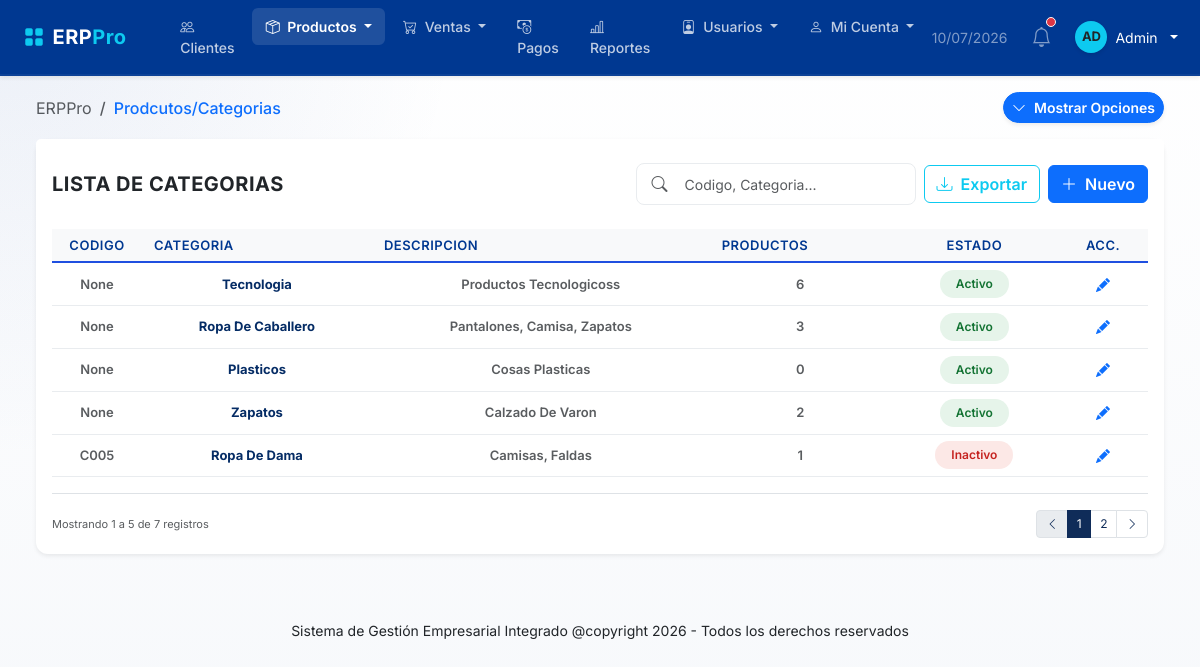
Screenshot of /categorias (signed in) with the database file from the repository.
### models/usuario.py (models this page shows, shortened)
class Usuario(UserMixin, db.Model):
    __tablename__ = "usuarios"
    id = db.Column(
        db.Integer,
        primary_key=True
    )
    username = db.Column(
        db.String(50),
        unique=True,
        nullable=False
    )
    password_hash = db.Column(
        db.String(255),
        nullable=False
    )
    rol_id = db.Column(
        db.Integer,
        db.ForeignKey("roles.id"),
        nullable=False
    )
    cliente_id = db.Column(
        db.Integer,
        db.ForeignKey("clientes.id"),
        nullable=True
    )
    estado = db.Column(
        db.Boolean,
        default=True
    )
    debe_cambiar_password = db.Column(
        db.Boolean,
        nullable=False,
        default=False
    )
    created_at = db.Column(
        db.DateTime,
        default=lambda: datetime.now(UTC)
    )
    updated_at = db.Column(
        db.DateTime,
        default=lambda: datetime.now(UTC),
        onupdate=lambda: datetime.now(UTC)
    )
    rol = db.relationship(
        "Rol",
        back_populates="usuarios"
    )
    cliente = db.relationship(
        "Cliente",
        back_populates="usuario"
    )
    ventas = db.relationship(
        "Venta",
        back_populates="usuario",
        lazy=True
    )
    pagos = db.relationship(
        "Pago",
        back_populates="usuario",
        lazy=True
    )

### models/categoria.py (models this page shows, shortened)
class Categoria(db.Model):
    __tablename__ = "categorias"
    id = db.Column(
        db.Integer,
        primary_key=True
    )
    codigo = db.Column(
        db.String(20),
        unique=True,
        nullable=True
    )
    nombre = db.Column(
        db.String(100),
        nullable=False,
        unique=True
    )
    descripcion = db.Column(
        db.Text,
        nullable=True
    )
    estado = db.Column(
        db.Boolean,
        default=True
    )
    created_at = db.Column(
        db.DateTime,
        default=lambda: datetime.now(UTC)
    )
    updated_at = db.Column(
        db.DateTime,
        default=lambda: datetime.now(UTC),
        onupdate=lambda: datetime.now(UTC)
    )
    productos = db.relationship(
        "Producto",
        back_populates="categoria",
        lazy=True
    )

### routes/categorias.py (the view, shortened to what this page needs)
@categorias_bp.route("/categorias",methods=["GET", "POST"])
@login_required
@roles_required("ADMIN")
def categorias():
    lista_categorias = Categoria.query.order_by(Categoria.id.asc()).all()
    total_categorias = len(lista_categorias)
    activos = Categoria.query.filter_by(estado=True).count()
    cant_productos = Producto.query.order_by(Producto.id).all()
    total_productos = len(cant_productos)
    kpis ={
        "total":total_categorias,
        "activos":activos,
        "total_productos":total_productos
    }
    ultima_categoria = Categoria.query.order_by(Categoria.id.desc()).first()
    next_id =1 if not ultima_categoria else (ultima_categoria.id+1)
    siguiente_codigo = f"C{next_id:03d}"
    return render_template(
        "categorias/categorias.html",
        categorias=lista_categorias,
        kpis = kpis,
        siguiente_codigo = siguiente_codigo
    )

### templates/categorias/categorias.html (shortened to what this page needs)
{% extends "base.html" %}
{% block extra_css %}
<link rel="stylesheet" href="{{ url_for('static', filename='css/categorias.css') }}">
{% endblock %}
{% block content %}
<div class="container-fluid py-3">
    <div class="d-flex justify-content-between align-items-center mb-3">
        <nav aria-label="breadcrumb">
            <ol class="breadcrumb mb-0">
                <li class="breadcrumb-item"><a href="#" class="text-decoration-none text-muted">ERPPro</a></li>
                <li class="breadcrumb-item active text-primary" aria-current="page">Prodcutos/Categorias</li>
            </ol>
        </nav>
        <button type="button" class="btn btn-primary btn-sm fw-semibold shadow-sm d-flex align-items-center gap-2" id="btnTogglePanel" style="border-radius: 20px;">
            <i class="bi bi-chevron-down" id="iconTogglePanel"></i>
            <span id="textTogglePanel">Mostrar Opciones</span>
        </button>
    </div>
<div class="card border-0 shadow-sm">
    <div
        class="card-header bg-white border-0 pt-4 pb-2 d-flex flex-column flex-md-row justify-content-between align-items-md-center gap-2">
        <h5 class="card-title mb-0 fw-bold text-dark text-uppercase letter-spacing-1">Lista de Categorias</h5>
        <div class="d-flex flex-wrap align-items-center gap-2">
            <div class="position-relative">
                <i class="bi bi-search position-absolute top-50 start-0 translate-middle-y ms-3 text-muted"></i>
                <input type="text" class="form-control ps-5 border-light-subtle" id="buscarCategoria"
                    placeholder="Codigo, Categoria..." style="width: 280px; min-height: 38px;">
            </div>
            <a href="#" class="btn btn-outline-info d-flex align-items-center gap-2 fw-semibold"
                style="min-height: 38px;">
                <i class="bi bi-download"></i> Exportar
            </a>
            <button type="button" class="btn btn-primary d-flex align-items-center gap-2 fw-semibold" id="btnIrForm"
                style="min-height: 38px;">
                <i class="bi bi-plus-lg"></i> Nuevo
            </button>
        </div>
    </div>
    <div class="card-body">
        <div class="table-responsive">
            <table class="table align-middle table-hover border-light-subtle tabla-categoria">
                <thead class="bg-light text-muted uppercase text-xs fw-bold border-bottom">
                    <tr>
                        <th class="px-3 py-3 text-center" style="width: 90px;">CODIGO</th>
                        <th class="px-3 py-3">CATEGORIA</th>
                        <th class="px-3 py-3 d-none d-md-table-cell">DESCRIPCION</th>
                        <th class="px-3 py-3">PRODUCTOS</th>
                        <th class="px-3 py-3 text-center">ESTADO</th>
                        <th class="px-3 py-3 text-center" style="width: 90px;">ACC.</th>
                    </tr>
                </thead>
                <tbody id="tablaCategorias">
                    {% for categoria in categorias %}
                    <tr data-id="{{ categoria.id }}" data-codigo="{{ categoria.codigo }}"
                        data-nombre="{{ categoria.nombre }}" data-descripcion="{{  categoria.descripcion or ''}}"
                        data-estado="{{ 'ACTIVO' if categoria.estado else 'INACTIVO' }}">
                        <td class="px-3 py-3 text-center fw-semibold text-muted">
                            {{ categoria.codigo }}
                        </td>
                        <td class="px-3 py-3 text-center fw-semibold text-blue fw-bold">
                            {{ categoria.nombre }}
                        </td>
                        <td class="px-3 py-3 text-center fw-semibold text-muted d-none d-md-table-cell">
                            {{ categoria.descripcion }}
                        </td>
                        <td class="px-3 py-3 text-center fw-semibold text-muted">
                            {{ categoria.productos|length }}
                        </td>
                        <td class="px-3 py-3 text-center">
                            {% if categoria.estado %}
                            <span class="badge badge-activo px-3 py-2 rounded-pill fw-semibold">Activo</span>
                            {% else %}
                            <span class="badge badge-inactivo px-3 py-2 rounded-pill fw-semibold">Inactivo</span>
                            {% endif %}
                        </td>
                        <td class="px-3 py-3 text-center">
                            <button type="button" class="btn btn-sm btn-icon-edit btn-editar-fila"
                                title="Editar Producto">
                                <i class="bi bi-pencil-fill"></i>
                            </button>
                        </td>
                    </tr>
                    {% endfor %}
                </tbody>
            </table>
        </div>
        <div class="d-flex flex-column flex-sm-row justify-content-between align-items-center mt-3 pt-3 border-top gap-2">
            <div class="text-muted text-xs" id="paginationSummary">
            </div>
            <nav aria-label="Navegacion de tabla">
                <ul class="pagination pagination-sm mb-0" id="paginationControls">
                </ul>
            </nav>
        </div>
    </div>
</div>
{% endblock %}

### templates/base.html (shortened to what this page needs)
<!DOCTYPE html>
<html lang="es">
<head>
    <link href="https://cdn.jsdelivr.net/npm/bootstrap@5.3.3/dist/css/bootstrap.min.css" rel="stylesheet">
    <link rel="stylesheet" href="https://cdn.jsdelivr.net/npm/bootstrap-icons@1.11.3/font/bootstrap-icons.min.css">
    <link rel="stylesheet" href="{{ url_for('static', filename='css/login.css') }}">
    <link rel="stylesheet" href="{{ url_for('static', filename='css/base.css') }}">
    {% block extra_css %}
    {% endblock %}
    <link href="https://cdn.jsdelivr.net/npm/select2@4.1.0-rc.0/dist/css/select2.min.css" rel="stylesheet" />
</head>
<body>
    {% set rol_actual = current_user.rol.nombre.upper() if current_user.is_authenticated and current_user.rol else '' %}
    <nav class="navbar navbar-expand-lg  navbar-custom py-2 shadow-sm">
        <div class="container-fluid px-4">
            <a class="navbar-brand d-flex align-items-center gap-2 fw-bold" href="{{ url_for('dashboard') }}">
                <i class="bi bi-grid-fill text-info"></i>
                <span class="logo-text">ERP<span class="text-info">Pro</span></span>
            </a>
            <div class="collapse navbar-collapse" id="navbarContenido">
                <ul class="navbar-nav me-auto mb-2 mb-lg-0 gap-1 ms-lg-4">
                    {% if rol_actual == 'ADMIN' %}
                    <li class="nav-item">
                        <a class="nav-link {% if request.endpoint == 'clientes.clientes' %}active{% endif %}"
                            href="{{ url_for('clientes.clientes') }}">
                            <i class="bi bi-people me-1"></i> Clientes
                        </a>
                    </li>
                    {% endif%}
                    {% if rol_actual == 'ADMIN' %}
                    <li class="nav-item dropdown">
                        <a class="nav-link dropdown-toggle {% if request.endpoint in ['productos.productos', 'categorias.categorias'] %}active{% endif %}"
                            href="#" role="button" data-bs-toggle="dropdown">
                            <i class="bi bi-box-seam me-1"></i> Productos
                        </a>
                    </li>
                    {% endif %}
                    {% if rol_actual in ['ADMIN', 'VENDEDOR'] %}
                    <li class="nav-item dropdown">
                        <a class="nav-link dropdown-toggle {% if request.endpoint in ['ventas.ventas', 'ventas.historial_ventas'] %}active{% endif %}"
                            href="#" role="button" data-bs-toggle="dropdown">
                            <i class="bi bi-cart-check me-1"></i> Ventas
                        </a>
                    </li>
                    <li class="nav-item">
                        <a class="nav-link {% if request.endpoint == 'pagos.pagos' %}active{% endif %}"
                            href="{{ url_for('pagos.pagos') }}">
                            <i class="bi bi-cash-coin me-1"></i> Pagos
                        </a>
                    </li>
                    <li class="nav-item">
                        <a class="nav-link {% if request.endpoint == 'reportes.financiero' %}active{% endif %}" href="{{ url_for('reportes.financiero') }}">
                            <i class="bi bi-bar-chart-line me-1"></i> Reportes
                        </a>
                    </li>
                    {% endif %}
                    {% if rol_actual == 'ADMIN' %}
                    <li class="nav-item dropdown">
                        <a class="nav-link dropdown-toggle {% if request.endpoint in ['roles.roles'] %}active{% endif %}"
                            href="#" role="button" data-bs-toggle="dropdown">
                            <i class="bi bi-person-badge me-1"></i> Usuarios
                        </a>
                    </li>
                    <li class="nav-item dropdown">
                        <a class="nav-link dropdown-toggle {% if request.endpoint in ['empresa.informacion_empresa'] %}active{% endif %}"
                            href="#" role="button" data-bs-toggle="dropdown">
                            <i class="bi bi-person me-1"></i> Mi Cuenta
                        </a>
                    </li>
                    {%endif%}
                    {% if current_user.is_authenticated %}
                    <div class="d-flex align-items-center gap-3 ms-auto">
                        <span id="currentDate" class="text-white-50 small me-2 d-none d-lg-inline"></span>
                        <div class="position-relative cursor-pointer text-white-50 hover-white me-2">
                            <i class="bi bi-bell fs-5"></i>
                            <span
                                class="position-absolute top-0 start-100 translate-middle p-1 bg-danger border border-light rounded-circle"></span>
                        </div>
                        <div class="dropdown">
                            <a href="#"
                                class="d-flex align-items-center text-white text-decoration-none dropdown-toggle gap-2"
                                role="button" data-bs-toggle="dropdown">
                                <div class="avatar bg-info text-dark rounded-circle d-flex align-items-center justify-content-center fw-bold text-xs"
                                    style="width: 32px; height: 32px; font-size: 13px;">
                                    {{ current_user.username[:2].upper() }}
                                </div>
                                <span class="small d-none d-sm-inline">{{ current_user.username.title() }}</span>
                            </a>
                        </div>
                    </div>
                    {% endif %}
            </div>
        </div>
    </nav>
    <main class="container-fluid px-4 ">
        {% block content %}
        {% endblock %}
    </main>
    <footer class="text-center mt-5 mb-3">
        <small>
            Sistema de Gestión Empresarial Integrado @copyright 2026 - Todos los derechos reservados
        </small>
    </footer>
</body>
</html>

### rows the page displays
Usuario: username "AD", username "Admin"
Categoria: codigo "None", nombre "Tecnologia", descripcion "Productos Tecnologicoss", productos|length "6", estado "Activo"
Categoria: codigo "None", nombre "Ropa De Caballero", descripcion "Pantalones, Camisa, Zapatos", productos|length "3", estado "Activo"
Categoria: codigo "None", nombre "Plasticos", descripcion "Cosas Plasticas", productos|length "0", estado "Activo"
Categoria: codigo "None", nombre "Zapatos", descripcion "Calzado De Varon", productos|length "2", estado "Activo"
Categoria: codigo "C005", nombre "Ropa De Dama", descripcion "Camisas, Faldas", productos|length "1", estado "Inactivo"
